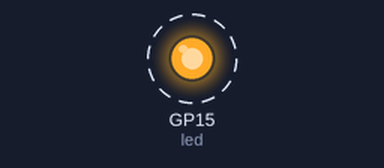
Recording of a program running on a simulated Raspberry Pi Pico running MicroPython. Shown: output pins drawn as LEDs (lit = HIGH). Dashed ring = blinking. Random numbers come from a fixed seed; what the program prints to the serial console is not drawn. At 2.0 s the program stops and its outputs stay as they are.

Above: at 0.2 s.
Timing chart, 0 to 3.0 s (numbered marks = the images above):
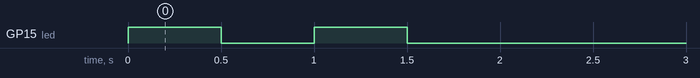

The program:

digitalDiceOneLED.py
```python
import random
import machine
import utime

num = random.randint(1,6)
print (num)

led=machine.Pin(15,machine.Pin.OUT)

for dice in range(num):
    led.value(1)
    utime.sleep(0.5)
    led.value(0)
    utime.sleep(0.5)
```

Measured:
- by itself, GP15 (led): alternates HIGH for 0.50 s and LOW for 0.50 s, 4 changes in all, then stays LOW
